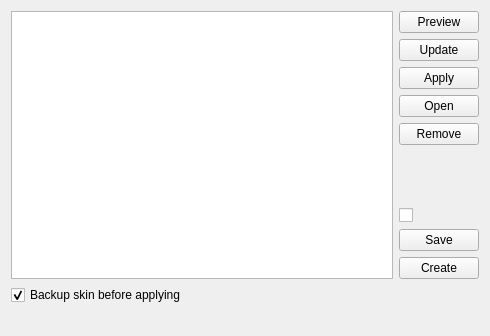
<?xml version="1.0" encoding="UTF-8"?>
<ui version="4.0">
 <class>SkinsPlugin</class>
 <widget class="QWidget" name="SkinsPlugin">
  <property name="geometry">
   <rect>
    <x>0</x>
    <y>0</y>
    <width>490</width>
    <height>336</height>
   </rect>
  </property>
  <property name="windowTitle">
   <string>Form</string>
  </property>
  <property name="toolTip">
   <string/>
  </property>
  <layout class="QVBoxLayout" name="verticalLayout_2">
   <item>
    <layout class="QHBoxLayout" name="horizontalLayout">
     <item>
      <widget class="QListWidget" name="lw_skins">
       <property name="sizePolicy">
        <sizepolicy hsizetype="MinimumExpanding" vsizetype="MinimumExpanding">
         <horstretch>0</horstretch>
         <verstretch>0</verstretch>
        </sizepolicy>
       </property>
       <property name="maximumSize">
        <size>
         <width>16777215</width>
         <height>16777215</height>
        </size>
       </property>
      </widget>
     </item>
     <item>
      <layout class="QVBoxLayout" name="verticalLayout">
       <item>
        <widget class="QPushButton" name="pb_preview">
         <property name="toolTip">
          <string>Preview skin</string>
         </property>
         <property name="text">
          <string>Preview</string>
         </property>
        </widget>
       </item>
       <item>
        <widget class="QPushButton" name="pb_update">
         <property name="toolTip">
          <string>Update skins list</string>
         </property>
         <property name="text">
          <string>Update</string>
         </property>
        </widget>
       </item>
       <item>
        <widget class="QPushButton" name="pb_apply">
         <property name="toolTip">
          <string>Apply selected skin</string>
         </property>
         <property name="text">
          <string>Apply</string>
         </property>
        </widget>
       </item>
       <item>
        <widget class="QPushButton" name="pb_open">
         <property name="toolTip">
          <string>Open skin file</string>
         </property>
         <property name="text">
          <string>Open</string>
         </property>
        </widget>
       </item>
       <item>
        <widget class="QPushButton" name="pb_remove">
         <property name="toolTip">
          <string>Remove selected skin</string>
         </property>
         <property name="text">
          <string>Remove</string>
         </property>
        </widget>
       </item>
       <item>
        <spacer name="verticalSpacer">
         <property name="orientation">
          <enum>Qt::Vertical</enum>
         </property>
         <property name="sizeHint" stdset="0">
          <size>
           <width>20</width>
           <height>40</height>
          </size>
         </property>
        </spacer>
       </item>
       <item>
        <widget class="QCheckBox" name="cb_hack">
         <property name="enabled">
          <bool>true</bool>
         </property>
         <property name="text">
          <string/>
         </property>
        </widget>
       </item>
       <item>
        <widget class="QPushButton" name="pb_save">
         <property name="toolTip">
          <string>Overwrite selected skin with the current settings </string>
         </property>
         <property name="text">
          <string>Save</string>
         </property>
        </widget>
       </item>
       <item>
        <widget class="QPushButton" name="pb_create">
         <property name="toolTip">
          <string>Create new skin from current settings</string>
         </property>
         <property name="text">
          <string>Create</string>
         </property>
        </widget>
       </item>
      </layout>
     </item>
    </layout>
   </item>
   <item>
    <widget class="QCheckBox" name="cb_backup">
     <property name="text">
      <string>Backup skin before applying</string>
     </property>
     <property name="checked">
      <bool>true</bool>
     </property>
     <property name="isOption" stdset="0">
      <bool>false</bool>
     </property>
    </widget>
   </item>
   <item>
    <widget class="QLabel" name="lbl_wiki">
     <property name="sizePolicy">
      <sizepolicy hsizetype="Minimum" vsizetype="Preferred">
       <horstretch>0</horstretch>
       <verstretch>0</verstretch>
      </sizepolicy>
     </property>
     <property name="text">
      <string/>
     </property>
    </widget>
   </item>
  </layout>
 </widget>
 <resources/>
 <connections/>
</ui>
